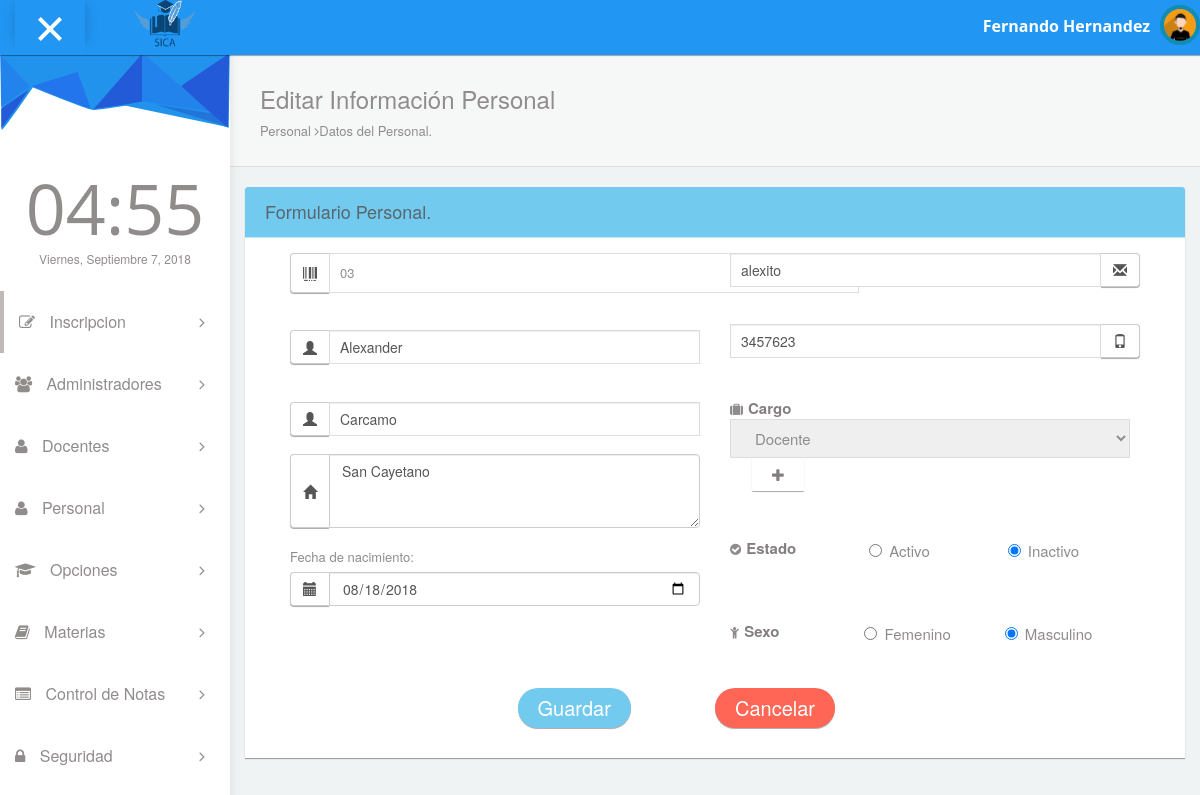
The page /pages/editpersonal.php?id=4 on the database as committed earlier.
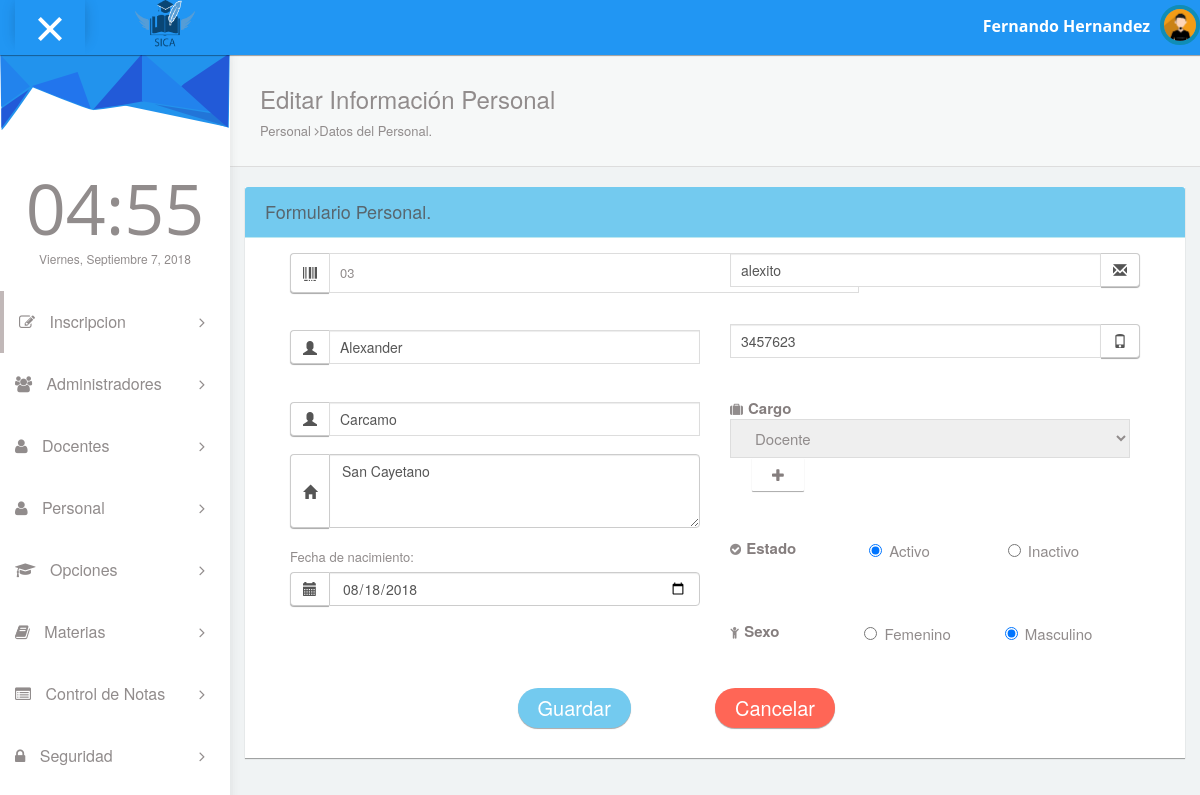
The same page on the database as committed later.
### pages/editpersonal.php (the view, shortened to what the changed rows need)
<?php
$id = $_REQUEST["id"];
include "../config/conexion.php";
$result = $conexion->query("select * from tpersonal where eid_personal=" . $id);
if ($result) {
    while ($fila = $result->fetch_object()) {
        $estadopersonalR   = $fila->iestado;
    }
}
?>
<!DOCTYPE html>
<html lang="en">
<head>
  <link rel="stylesheet" type="text/css" href="../asset/css/bootstrap.min.css">
  <link rel="stylesheet" type="text/css" href="../asset/css/plugins/font-awesome.min.css"/>
  <link rel="stylesheet" type="text/css" href="../asset/css/plugins/animate.min.css"/>
  <link rel="stylesheet" type="text/css" href="../asset/css/plugins/nouislider.min.css"/>
  <link rel="stylesheet" type="text/css" href="../asset/css/plugins/select2.min.css"/>
  <link rel="stylesheet" type="text/css" href="../asset/css/plugins/ionrangeslider/ion.rangeSlider.css"/>
  <link rel="stylesheet" type="text/css" href="../asset/css/plugins/ionrangeslider/ion.rangeSlider.skinFlat.css"/>
  <link rel="stylesheet" type="text/css" href="../asset/css/plugins/bootstrap-material-datetimepicker.css"/>
  <link rel="stylesheet" type="text/css" href="../asset/css/sweetalert2.css"/>
  <link href="https://cdnjs.cloudflare.com/ajax/libs/select2/4.0.6-rc.0/css/select2.min.css" rel="stylesheet" />
  <link href="../asset/css/style.css" rel="stylesheet">
</head>
<body id="mimin" class="dashboard">
      <div class="container-fluid mimin-wrapper">
          <?php include "menu.php";?>
            <div id="content">
                <div class="form-element">
                <form id="turismo" name="turismo" action="" method="post">
                <div class="col-md-12">
                  <div class="col-md-12 panel panel-info">
                    <div class="col-md-12 panel-body" style="padding-bottom:30px;">
                      <div class="col-md-12">
                        <form class="cmxform" id="formcliente" method="post" action="">
                          <div class="col-md-6">
                              <br><br>
                              <br>
                              <br>
      <br>
      <div class="input-group " style="padding-bottom:25px;">
     <i  class="fa fa-check-circle"></i><span class="label label-default" style="width: 20px; font-size: 15px">Estado</span>
     <?php
    if($estadopersonalR==1){
     echo' <label class="radio-inline" style="margin-right:78px;margin-left:68px; font-size: 15px"><input type="radio" id="activo" name="estado" value="1" checked>Activo</label>';
     echo'<label class="radio-inline" style="width: 0px; font-size: 15px;margin-left:0px"><input type="radio" id="inactivo" name="estado" value="2">Inactivo</label>';
    }else{
      echo' <label class="radio-inline" style="margin-right:78px;margin-left:68px; font-size: 15px"><input type="radio" id="activo" name="estado" value="1" >Activo</label>';
      echo'<label class="radio-inline" style="width: 0px; font-size: 15px;margin-left:0px"><input type="radio" id="inactivo" name="estado" value="2" checked>Inactivo</label>';
    }
      ?>
     </div>
     <br>
     <br>
                          </div>
                        </div>
                      </form>
                    </div>
                  </div>
                </div>
</body>
</html>

Rows that differ between the two databases and show on the page:
changed tpersonal "Alexander": iestado 2 → 1 (drawn)
Other text that changed with them:
form field estado: (not shown) → "☑ Activo"
form field estado: (not shown) → "☐ Inactivo"
form field estado: "☐ Activo" → (not shown)
form field estado: "☑ Inactivo" → (not shown)
